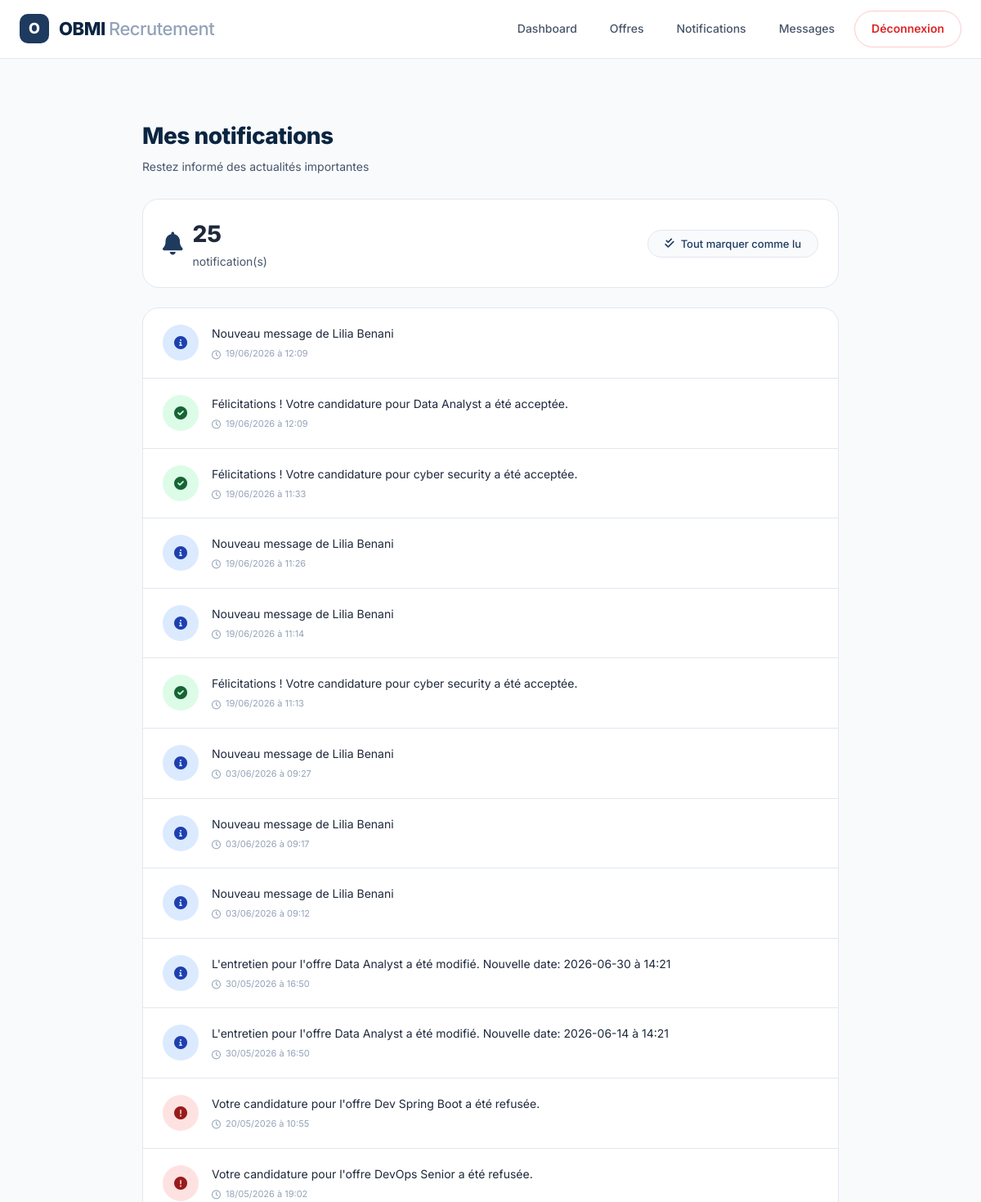
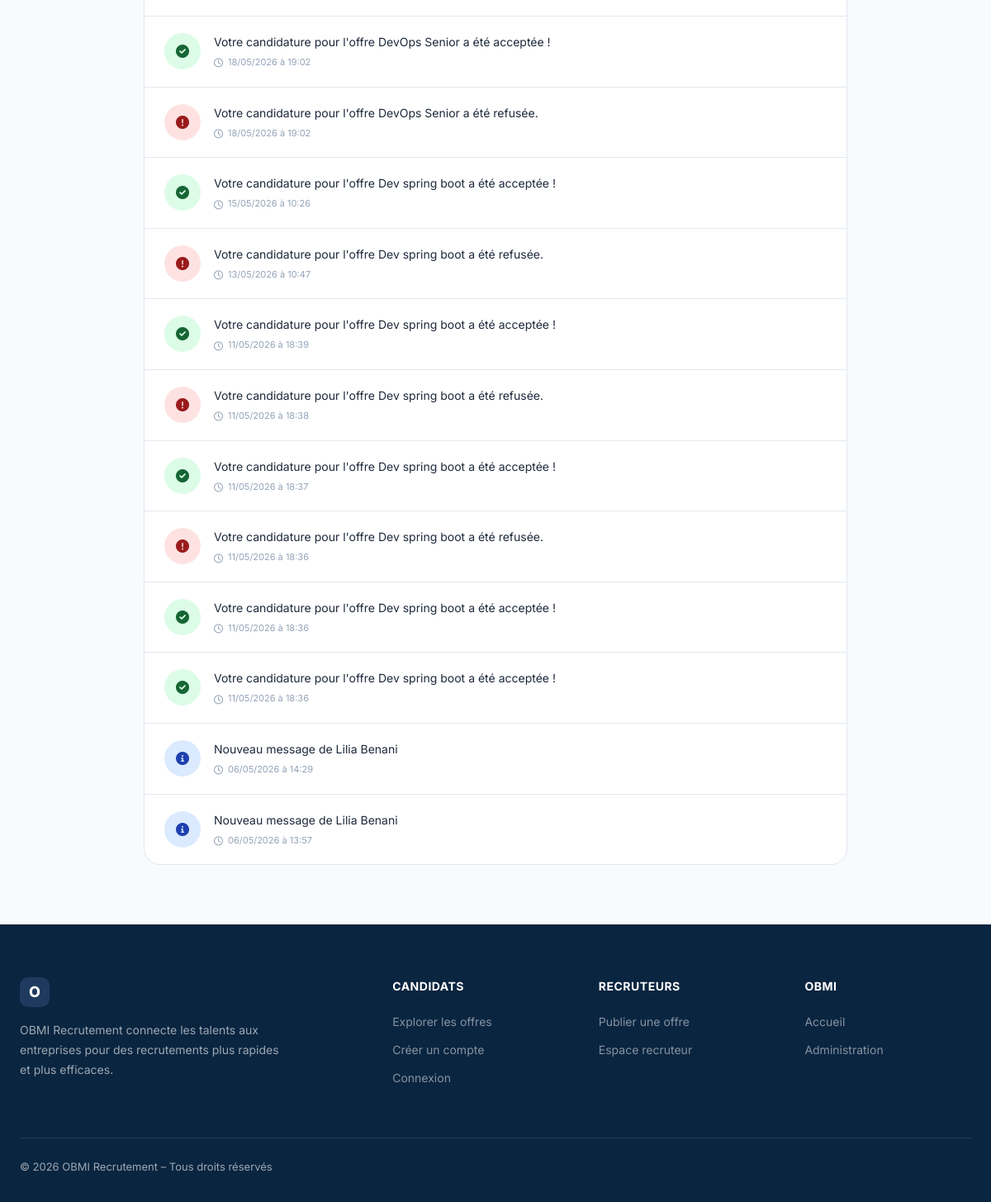
Page /notifications/ (signed in) on the committed database (2 pictures, top to bottom).
### candidature/models.py (models this page shows, shortened)
class Notification(models.Model):
    TYPE_CHOICES = [
        ('info', 'Information'),
        ('success', 'Succès'),
        ('warning', 'Alerte'),
        ('error', 'Erreur'),
    ]
    type = models.CharField(max_length=20, choices=TYPE_CHOICES, default='info')
    contenu = models.TextField()
    dateEnvoi = models.DateTimeField(auto_now_add=True)
    lu = models.BooleanField(default=False)
    utilisateur = models.ForeignKey(Utilisateur, on_delete=models.CASCADE, related_name='notifications')

### candidature/views.py (the view)
# urls.py: path('notifications/', views.mes_notifications, name='mes_notifications'),
@login_required
def mes_notifications(request):
    Notification.objects.filter(utilisateur=request.user, lu=False).update(lu=True)
    notifications = Notification.objects.filter(utilisateur=request.user).order_by('-dateEnvoi')
    return render(request, 'candidature/notifications.html', {'notifications': notifications})

### candidature/context_processors.py (called while the page is built)
def notifications_context(request):
    if request.user.is_authenticated:
        return {
            'unread_messages': Message.objects.filter(destinataire=request.user, lu=False).count(),
            'unread_notifications': Notification.objects.filter(utilisateur=request.user, lu=False).count(),
        }
    return {'unread_messages': 0, 'unread_notifications': 0}

### candidature/templates/candidature/notifications.html (shortened to what this page needs)
{% extends 'candidature/base.html' %}
{% block content %}
<div class="page-content">
    <div class="container-narrow">
        <div class="page-header">
            <div>
                <h1>Mes notifications</h1>
                <p>Restez informé des actualités importantes</p>
            </div>
        </div>
        <div class="stats-card">
            <div class="stats-info">
                <i class="fas fa-bell"></i>
                <div>
                    <div class="stats-number">{{ notifications|length }}</div>
                    <div class="stats-text">notification(s)</div>
                </div>
            </div>
            <button class="mark-read-btn" id="markAllRead">
                <i class="fas fa-check-double"></i> Tout marquer comme lu
            </button>
        </div>
        <div class="notifications-card" id="notificationsList">
            {% if notifications %}
                {% for notif in notifications %}
                    <div class="notification-item" data-id="{{ notif.id }}" data-lu="{{ notif.lu|yesno:'true,false' }}">
                        <div class="notification-icon {{ notif.type }}">
                            {% if notif.type == 'info' %}
                                <i class="fas fa-info-circle"></i>
                            {% elif notif.type == 'success' %}
                                <i class="fas fa-check-circle"></i>
                            {% elif notif.type == 'error' %}
                                <i class="fas fa-exclamation-circle"></i>
                            {% else %}
                                <i class="fas fa-bell"></i>
                            {% endif %}
                        </div>
                        <div class="notification-content">
                            <div class="notification-message">{{ notif.contenu }}</div>
                            <div class="notification-date">
                                <i class="far fa-clock"></i>
                                {{ notif.dateEnvoi|date:"d/m/Y à H:i" }}
                            </div>
                        </div>
                    </div>
                {% endfor %}
            {% else %}
                <div class="empty-state">
                    <i class="fas fa-bell-slash"></i>
                    <p>Aucune notification pour le moment.</p>
                    <p style="font-size: 13px; margin-top: 8px;">Les notifications apparaîtront ici lorsque vous aurez des activités.</p>
                </div>
            {% endif %}
        </div>
    </div>
</div>
{% endblock %}

### candidature/templates/candidature/base.html (style rules this page uses)
* { margin: 0; padding: 0; box-sizing: border-box; scroll-behavior: smooth; }
:root { --navy: #0A2540; --primary: #1E3A5F; --blue: #2C5F8A; --light-blue: #E8F0FE; --accent: #2563EB; --surface: #FFFFFF; --bg: #F8FAFC; --text: #1E293B; --text-secondary: #475569; --text-muted: #94A3B8; --border: #E2E8F0; --radius: 16px; --shadow: 0 1px 3px rgba(0,0,0,0.06), 0 1px 2px rgba(0,0,0,0.04); --shadow-lg: 0 10px 25px rgba(0,0,0,0.08); }
body { font-family: 'Inter', sans-serif; background: var(--bg); color: var(--text); line-height: 1.6; }
.container-narrow { max-width: 720px; }
.page-content { padding: 40px 0; }

### candidature/templates/candidature/notifications.html (style rules this page uses)
.container-narrow { max-width: 900px; margin: 0 auto; padding: 32px 24px; }
.page-header { margin-bottom: 28px; display: flex; justify-content: space-between; align-items: center; flex-wrap: wrap; gap: 16px; }
.page-header h1 { font-size: 28px; font-weight: 800; color: var(--navy); letter-spacing: -0.5px; }
.page-header p { color: var(--text-secondary); font-size: 14px; margin-top: 4px; }
.stats-card { background: var(--surface); border-radius: 20px; border: 1px solid var(--border); padding: 20px 24px; margin-bottom: 24px; display: flex; justify-content: space-between; align-items: center; flex-wrap: wrap; gap: 16px; }
.stats-info { display: flex; align-items: center; gap: 12px; }
.stats-info i { font-size: 28px; color: var(--primary); }
.stats-info .stats-text { font-size: 14px; color: var(--text-secondary); }
.stats-info .stats-number { font-size: 28px; font-weight: 800; color: var(--text); }
.mark-read-btn { background: var(--bg); border: 1px solid var(--border); padding: 8px 20px; border-radius: 40px; font-size: 13px; font-weight: 500; color: var(--primary); text-decoration: none; transition: 0.2s; display: inline-flex; align-items: center; gap: 8px; cursor: pointer; font-family: inherit; }
.notifications-card { background: var(--surface); border-radius: 20px; border: 1px solid var(--border); overflow: hidden; }
.notification-item { display: flex; align-items: flex-start; gap: 16px; padding: 20px 24px; border-bottom: 1px solid var(--border); transition: 0.2s; }
.notification-item:last-child { border-bottom: none; }
.notification-icon { width: 44px; height: 44px; border-radius: 44px; display: flex; align-items: center; justify-content: center; flex-shrink: 0; }
.notification-icon.info { background: #DBEAFE; color: #1E40AF; }
.notification-icon.success { background: #DCFCE7; color: #166534; }
.notification-icon.error { background: #FEE2E2; color: #991B1B; }
.notification-content { flex: 1; }
.notification-message { font-size: 14px; color: var(--text); line-height: 1.5; margin-bottom: 6px; }
.notification-date { font-size: 11px; color: var(--text-muted); display: flex; align-items: center; gap: 6px; }

### rows in the picture
Notification: type "info" (drawn), contenu "Nouveau message de Lilia Benani", dateEnvoi "19/06/2026 à 12:09"
Notification: type "success" (drawn), contenu "Félicitations ! Votre candidature pour Data Analyst a été acceptée.", dateEnvoi "19/06/2026 à 12:09"
Notification: type "success" (drawn), contenu "Félicitations ! Votre candidature pour cyber security a été acceptée.", dateEnvoi "19/06/2026 à 11:33"
Notification: type "info" (drawn), contenu "Nouveau message de Lilia Benani", dateEnvoi "19/06/2026 à 11:26"
Notification: type "info" (drawn), contenu "Nouveau message de Lilia Benani", dateEnvoi "19/06/2026 à 11:14"
Notification: type "success" (drawn), contenu "Félicitations ! Votre candidature pour cyber security a été acceptée.", dateEnvoi "19/06/2026 à 11:13"
Notification: type "info" (drawn), contenu "Nouveau message de Lilia Benani", dateEnvoi "03/06/2026 à 09:27"
Notification: type "info" (drawn), contenu "Nouveau message de Lilia Benani", dateEnvoi "03/06/2026 à 09:17"
Notification: type "info" (drawn), contenu "Nouveau message de Lilia Benani", dateEnvoi "03/06/2026 à 09:12"
Notification: type "info" (drawn), contenu "L'entretien pour l'offre Data Analyst a été modifié. Nouvelle date: 2026-06-30 à 14:21", dateEnvoi "30/05/2026 à 16:50"
Notification: type "info" (drawn), contenu "L'entretien pour l'offre Data Analyst a été modifié. Nouvelle date: 2026-06-14 à 14:21", dateEnvoi "30/05/2026 à 16:50"
Notification: type "error" (drawn), contenu "Votre candidature pour l'offre Dev Spring Boot a été refusée.", dateEnvoi "20/05/2026 à 10:55"
Notification: type "error" (drawn), contenu "Votre candidature pour l'offre DevOps Senior a été refusée.", dateEnvoi "18/05/2026 à 19:02"
Notification: type "success" (drawn), contenu "Votre candidature pour l'offre DevOps Senior a été acceptée !", dateEnvoi "18/05/2026 à 19:02"
Notification: type "error" (drawn), contenu "Votre candidature pour l'offre DevOps Senior a été refusée.", dateEnvoi "18/05/2026 à 19:02"
Notification: type "success" (drawn), contenu "Votre candidature pour l'offre Dev spring boot a été acceptée !", dateEnvoi "15/05/2026 à 10:26"
Notification: type "error" (drawn), contenu "Votre candidature pour l'offre Dev spring boot a été refusée.", dateEnvoi "13/05/2026 à 10:47"
Notification: type "success" (drawn), contenu "Votre candidature pour l'offre Dev spring boot a été acceptée !", dateEnvoi "11/05/2026 à 18:39"
Notification: type "error" (drawn), contenu "Votre candidature pour l'offre Dev spring boot a été refusée.", dateEnvoi "11/05/2026 à 18:38"
Notification: type "success" (drawn), contenu "Votre candidature pour l'offre Dev spring boot a été acceptée !", dateEnvoi "11/05/2026 à 18:37"
Notification: type "error" (drawn), contenu "Votre candidature pour l'offre Dev spring boot a été refusée.", dateEnvoi "11/05/2026 à 18:36"
Notification: type "success" (drawn), contenu "Votre candidature pour l'offre Dev spring boot a été acceptée !", dateEnvoi "11/05/2026 à 18:36"
Notification: type "success" (drawn), contenu "Votre candidature pour l'offre Dev spring boot a été acceptée !", dateEnvoi "11/05/2026 à 18:36"
Notification: type "info" (drawn), contenu "Nouveau message de Lilia Benani", dateEnvoi "06/05/2026 à 14:29"
Notification: type "info" (drawn), contenu "Nouveau message de Lilia Benani", dateEnvoi "06/05/2026 à 13:57"

### other values in the picture
{{ notifications|length }} "25"
